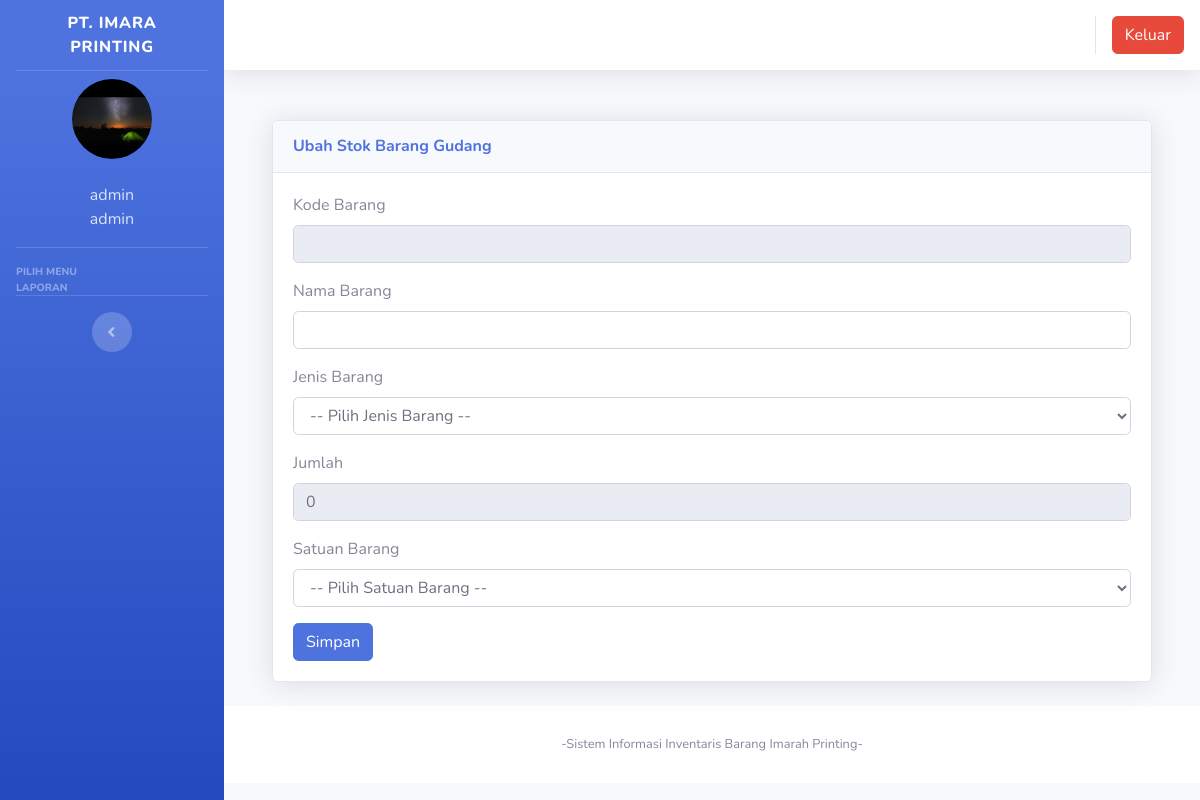
The page /index.php?page=gudang&aksi=tambahgudang&kode_barang=BAR-0622001 (signed in) on the database as committed earlier.
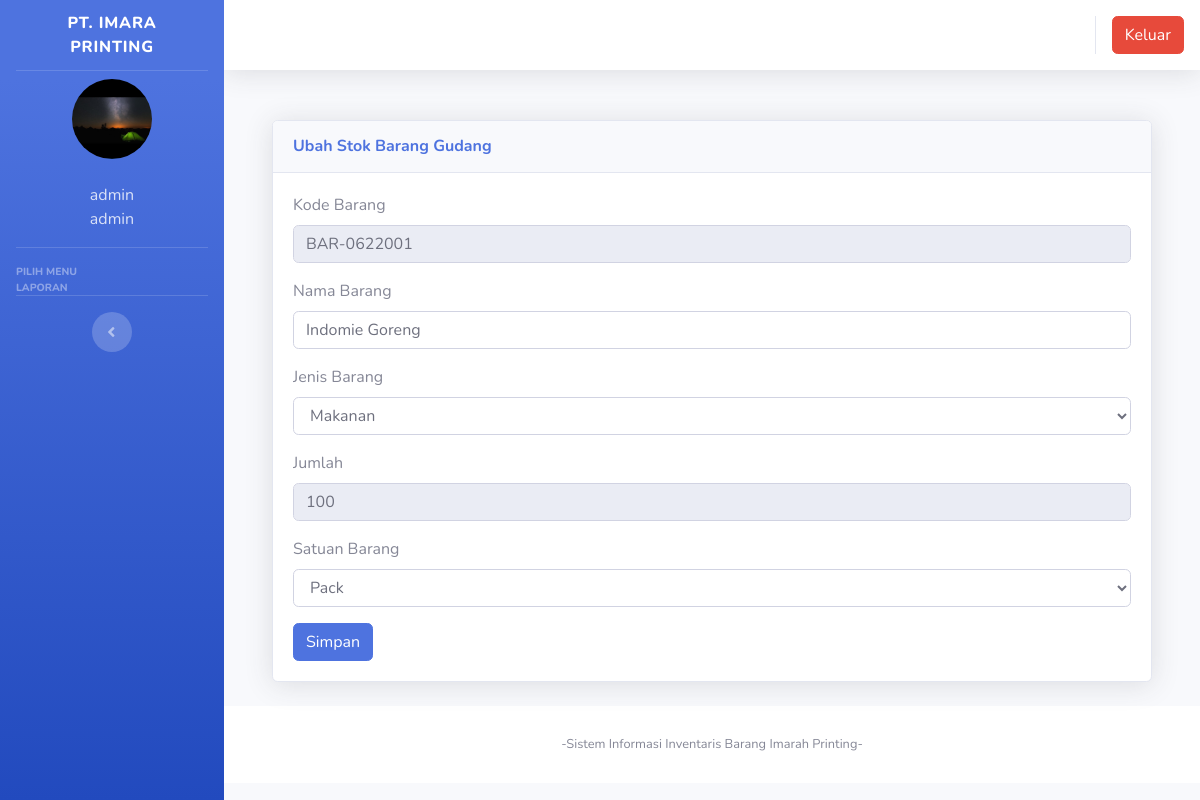
The same page on the database as committed later.
### tables this page shows
CREATE TABLE `gudang` (
  `id` int(11) NOT NULL,
  `id_user` int(11) NOT NULL,
  `kode_barang` varchar(100) NOT NULL,
  `jenis_gudang` varchar(100) NOT NULL,
  `nama_barang` varchar(100) NOT NULL,
  `jenis_barang` varchar(100) NOT NULL,
  `jumlah` varchar(250) NOT NULL,
  `satuan` varchar(100) NOT NULL
);

CREATE TABLE `jenis_barang` (
  `id` int(11) NOT NULL,
  `jenis_barang` varchar(100) NOT NULL
);

CREATE TABLE `satuan` (
  `id` int(11) NOT NULL,
  `satuan` varchar(100) NOT NULL
);

### page/gudang/tambahgudang.php (the view, shortened to what this page needs)
<?php
$get_kode_barang = $_GET['kode_barang'];
$format = $nama_barang = $jenis_barang = $satuan = $jumlah = $jenis_gudang = "";
$koneksi = new mysqli("localhost","root","","inventori");
if(!ISSET($get_kode_barang)){
	$no = mysqli_query($koneksi, "select kode_barang from gudang order by kode_barang desc");
	$kdbarang = mysqli_fetch_array($no);
	$kode = $kdbarang['kode_barang'];
	$urut = substr($kode, 8, 3);
	$tambah = (int) $urut + 1;
	$bulan = date("m");
	$tahun = date("y");
	if(strlen($tambah) == 1){
		$format = "BAR-".$bulan.$tahun."00".$tambah;
	} else if(strlen($tambah) == 2){
		$format = "BAR-".$bulan.$tahun."0".$tambah;
	} else{
		$format = "BAR-".$bulan.$tahun.$tambah;
	}
}
else {
	$kode_barang = $_GET['kode_barang'];
	$sql = mysqli_query($koneksi, "select * from gudang where kode_barang = '$kode_barang' ");
	$data = mysqli_fetch_assoc($sql);
	$format = $data['kode_barang'];
	$nama_barang = $data['nama_barang'];
	$jenis_barang = $data['jenis_barang'];
	$satuan = $data['satuan'];
	$jumlah = $data['jumlah'];
	$total_barang_masuk = $koneksi->query("select SUM(jumlah) as jumlah from barang_masuk where kode_barang = '$_GET[kode_barang]' ")->fetch_assoc();
	$total_barang_keluar = $koneksi->query("select SUM(jumlah) as jumlah from barang_keluar where kode_barang = '$_GET[kode_barang]' ")->fetch_assoc();
	$total_barang_keluar_badstock = $koneksi->query("select SUM(jumlah) as jumlah from barang_keluar_badstock where kode_barang = '$data[kode_barang]' ")->fetch_assoc();
	if(!ISSET($total_barang_masuk['jumlah'])) $total_barang_masuk['jumlah'] = 0;
	if(!ISSET($total_barang_keluar['jumlah'])) $total_barang_keluar['jumlah'] = 0;
	if(!ISSET($total_barang_keluar_badstock['jumlah'])) $total_barang_keluar_badstock['jumlah'] = 0;
	$jumlah = $jumlah + $total_barang_masuk['jumlah'] - $total_barang_keluar['jumlah'] - $total_barang_keluar_badstock['jumlah'];
}
?>
<form method="POST" enctype="multipart/form-data">
 <div class="container-fluid">
          <div class="card shadow mb-4">
            <div class="card-header py-3">
              <h6 class="m-0 font-weight-bold text-primary"><?php if(ISSET($get_kode_barang)) echo "Ubah"; else echo "Tambah"?> Stok Barang Gudang</h6>
            </div>
            <div class="card-body">
              <div class="table-responsive">
							<div class="body">
                            <div class="form-group">
								<label for="">Kode Barang</label>
                               <div class="form-line">
                                  <input type="text" name="kode_barang" class="form-control" id="kode_barang" value="<?php echo $format; ?>" readonly />
							</div>
                            </div>
							<label for="">Nama Barang</label>
                            <div class="form-group">
                               <div class="form-line">
                                <input type="text" name="nama_barang" class="form-control" value="<?=$nama_barang?>" required />
							</div>
                            </div>
							<label for="">Jenis Barang</label>
                            <div class="form-group">
                               <div class="form-line">
									<select name="jenis_barang" class="form-control" >
									<option value="">-- Pilih Jenis Barang  --</option>
									<?php
									$sql = $koneksi -> query("select * from jenis_barang order by id");
									while ($data=$sql->fetch_assoc()) {?>
										<option value='<?=$data[jenis_barang]?>' <?php if($jenis_barang == $data['jenis_barang']) echo 'selected'?> ><?=$data[jenis_barang]?></option>
							  <?php }?>
									</select>
								</div>
                            </div>
                            <label for="">Jumlah</label>
                            <div class="form-group">
                               <div class="form-line">
                                <input type="number" name="jumlah" class="form-control" id="jumlah" value="<?php echo $jumlah; ?>" required <?php if(ISSET($get_kode_barang)) echo 'readOnly'?> />
								</div>
                            </div>
							<label for="">Satuan Barang</label>
                            <div class="form-group">
                               <div class="form-line">
                                <select name="satuan" class="form-control" >
								<option value="">-- Pilih Satuan Barang --</option>
								<?php
								$sql = $koneksi -> query("select * from satuan order by id");
								while ($data=$sql->fetch_assoc()) {?>
									<option value='<?=$data[satuan]?>' <?php if($satuan == $data['satuan']) echo 'selected'?> ><?=$data[satuan]?></option>
						  <?php }?>
								</select>
							</div>
                            </div>
							<input type="submit" name="simpan" value="Simpan" class="btn btn-primary">
							</form>

Rows that differ between the two databases and show on the page:
added gudang: kode_barang "BAR-0622001", nama_barang "Indomie Goreng", jenis_barang "Makanan", jumlah "100", satuan "Pack"
Other text that changed with them:
form field jenis_barang: "-- Pilih Jenis Barang --" → (not shown)
form field jumlah: "0" → (not shown)
form field satuan: "-- Pilih Satuan Barang --" → (not shown)
